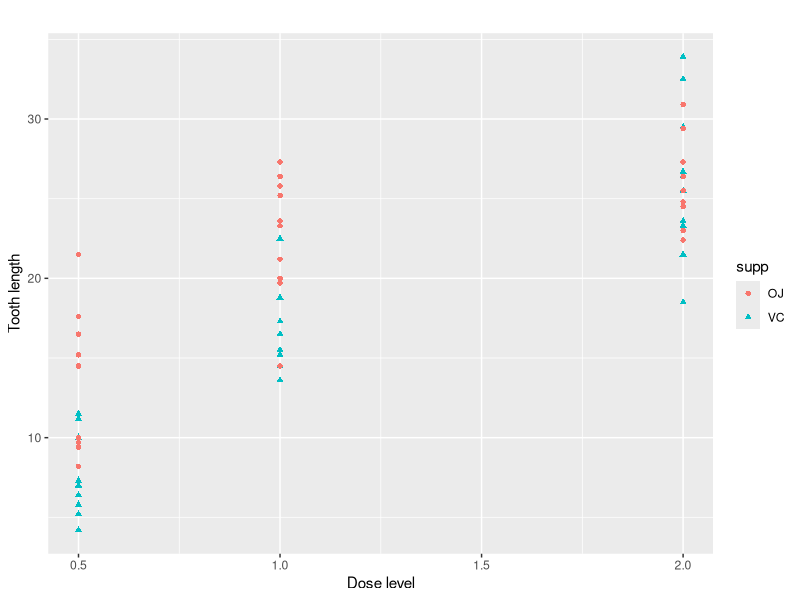
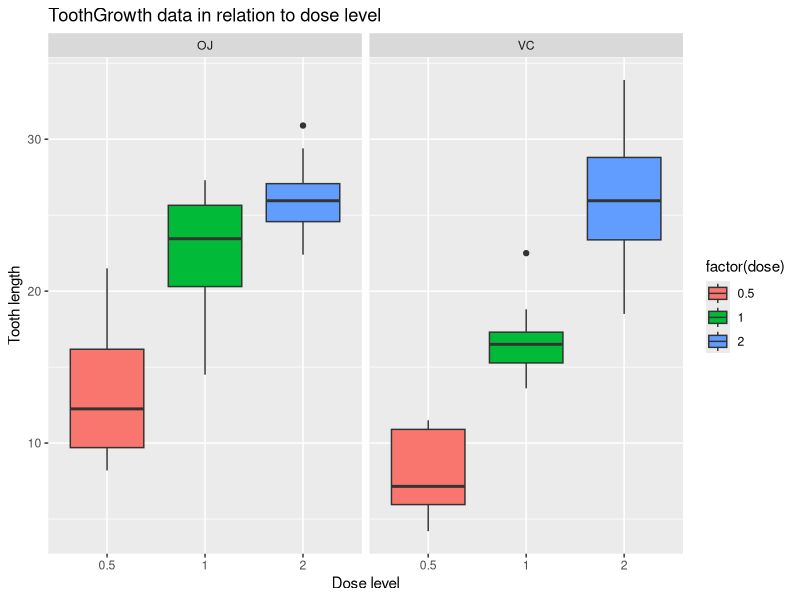

Generate these figures, in order, with R:
## ---- chunk 1
  library(datasets)
## ---- chunk 2
  library(ggplot2)
  qplot(dose, len, data=ToothGrowth, shape=supp, color=supp,main="",
  xlab="Dose level", ylab="Tooth length")  
## ---- chunk 3
  library(ggplot2)
  ggplot(ToothGrowth, aes(x=factor(dose), y=len, fill=factor(dose)))+
  geom_boxplot()+facet_grid(.~supp)+
  ylab("Tooth length") + xlab("Dose level") +
  ggtitle("ToothGrowth data in relation to dose level")
## ---- chunk 4
  vcToothData<-ToothGrowth[ToothGrowth$supp=="VC",]
  ojToothData<-ToothGrowth[ToothGrowth$supp=="OJ",]
  library(plyr)
  toothSum<-aggregate(ToothGrowth$len, by=list(ToothGrowth$supp,ToothGrowth$dose), FUN=mean)
  toothSum$sd<-aggregate(ToothGrowth$len, by=list(ToothGrowth$supp,ToothGrowth$dose), FUN=sd)$x
  names(toothSum) <- c("supp","dose","meanLength","sdLength")
  toothSum

## ---- chunk 5
  dose1<-subset(ToothGrowth, dose==0.5 );dose2<-subset(ToothGrowth, dose==1.0 );
  dose3<-subset(ToothGrowth, dose==2.0 )
  dose1OJ<-subset(dose1, supp=="OJ" ); dose2OJ<-subset(dose2, supp=="OJ" ); 
  dose3OJ<-subset(dose3, supp=="OJ" );
  dose1VC<-subset(dose1, supp=="VC" ); dose2VC<-subset(dose2, supp=="VC" ); 
  dose3VC<-subset(dose3, supp=="VC" );
## ---- chunk 6
  options(scipen=4)#disable scientific printout
  c1<-(t.test(dose1OJ$len, dose1VC$len, var.equal=FALSE)); c2<-(t.test(dose2OJ$len, dose2VC$len,var.equal=FALSE))
  c3<-(t.test(dose3OJ$len, dose3VC$len,var.equal=FALSE))
  c4<-(t.test(dose1OJ$len,dose2OJ$len,var.equal=FALSE));c5<-(t.test(dose2OJ$len,dose3OJ$len, var.equal=FALSE))
  c6<-(t.test(dose1OJ$len,dose3OJ$len,var.equal=FALSE))
  c7<-(t.test(dose1VC$len,dose2VC$len,var.equal=FALSE));c8<-(t.test(dose2VC$len,dose3VC$len, var.equal=FALSE))
  c9<-(t.test(dose1VC$len,dose3VC$len,var.equal=FALSE))
  description<-c("d1OJ_vs_d1VC","d2OJ_vs_d2VC","d3OJ_vs_d3VC","d1OJ_vs_d2OJ",
                 "d2OJ_vs_d3OJ","d1OJ_vs_d3OJ","d1VC_vs_d2VC","d2VC_vs_d3VC","d1VC_vs_d3VC")
  pValues<-c(c1$p.value,c2$p.value,c3$p.value,c4$p.value,c5$p.value,c6$p.value,c7$p.value,c8$p.value,c9$p.value)
  results <- cbind(description,pValues)
  results
  
